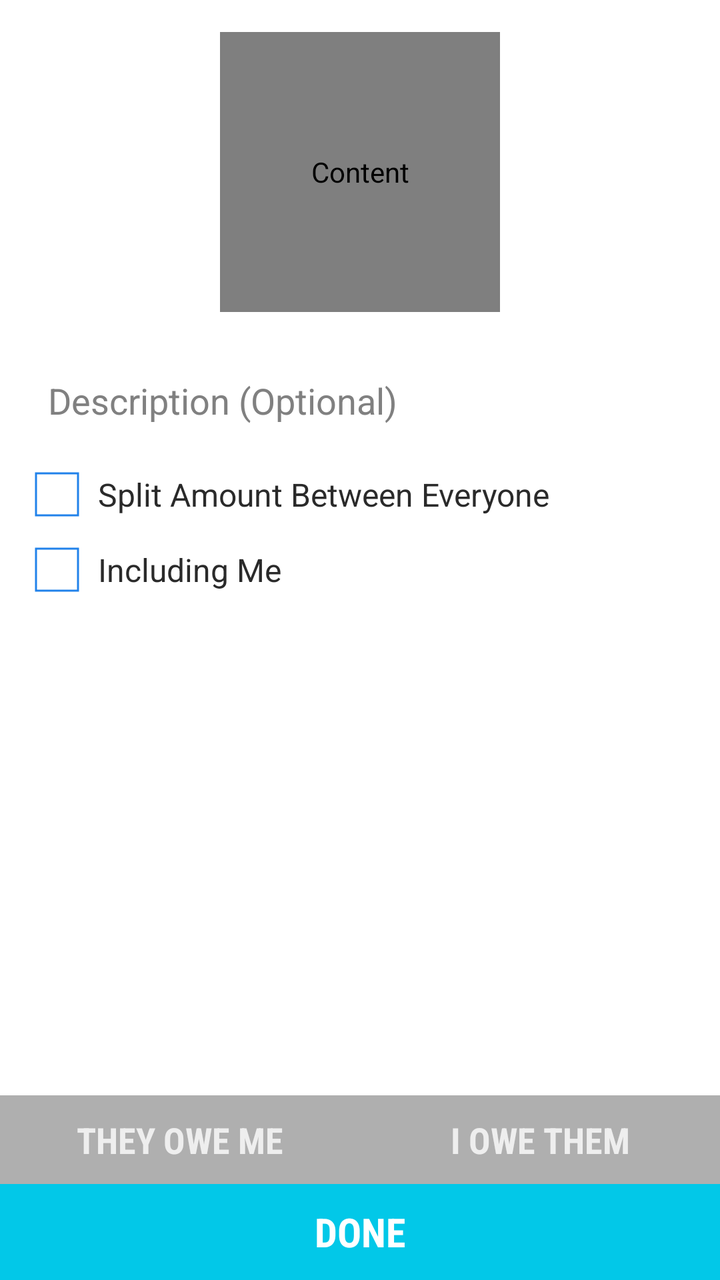
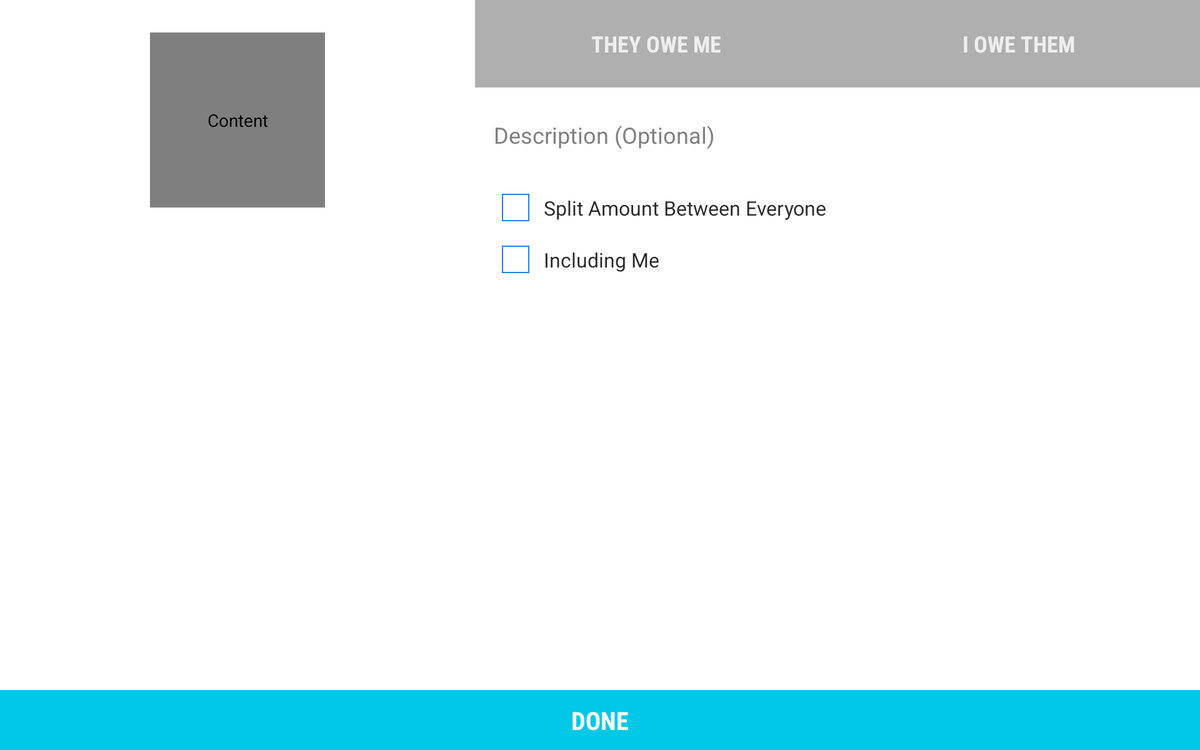

First picture: res/layout/ on a phone held upright. Second picture: the repository's own variant of that layout, on a device whose configuration matches the variant's folder. Source for both follows.
<!-- AndroidManifest.xml: application theme AppTheme -->
<!-- res/layout/fragment_debtsummary.xml -->
<?xml version="1.0" encoding="utf-8"?>
<RelativeLayout
	xmlns:android="http://schemas.android.com/apk/res/android"
    android:layout_width="match_parent"
    android:layout_height="match_parent" >

	<Button
		android:id="@+id/donebtn"
		style="@style/CustomBtn"
		android:layout_width="fill_parent"
		android:layout_height="wrap_content"
		android:layout_alignParentBottom="true"
		android:background="@drawable/btn_wide_red"
		android:fontFamily="sans-serif-condensed"
		android:onClick="onNextButtonClick"
		android:text="@string/done" />

	<LinearLayout
		android:id="@+id/radio_group"
		android:layout_width="fill_parent"
		android:layout_height="wrap_content"
		android:layout_above="@id/donebtn"
		android:background="@color/main_background_slightlyDarker"
		android:orientation="horizontal" >

		<TextView
			android:id="@+id/they_owe_me"
			android:layout_width="0dp"
			android:layout_height="wrap_content"
			android:layout_weight="1"
			android:background="@color/main_background_slightlyDarker"
			android:fontFamily="sans-serif-condensed"
			android:gravity="center_horizontal"
			android:paddingBottom="10dp"
			android:paddingTop="10dp"
			android:text="@string/they_owe_me"
			android:textAllCaps="true"
			android:textColor="@color/main_foreground"
			android:textSize="18sp"
			android:textStyle="bold" />

		<TextView
			android:id="@+id/i_owe_them"
			android:layout_width="0dp"
			android:layout_height="wrap_content"
			android:layout_weight="1"
			android:background="@color/main_background_slightlyDarker"
			android:fontFamily="sans-serif-condensed"
			android:gravity="center_horizontal"
			android:paddingBottom="10dp"
			android:paddingTop="10dp"
			android:text="@string/i_owe_them"
			android:textAllCaps="true"
			android:textColor="@color/main_foreground"
			android:textSize="18sp"
			android:textStyle="bold" />
	</LinearLayout>

	<LinearLayout
		android:id="@+id/header"
		android:layout_width="wrap_content"
		android:layout_height="wrap_content"
		android:layout_centerHorizontal="true"
		android:orientation="horizontal">

	<RelativeLayout
		android:layout_width="wrap_content"
		android:layout_height="wrap_content"
		android:layout_margin="16dp">

		<vnapnic.project.debtmanager.view.RoundedImageView
			android:id="@+id/header_pic3"
			android:layout_width="140dp"
			android:layout_height="140dp"
			android:layout_marginLeft="80dp"
			android:contentDescription="@string/contentDesc"
			android:visibility="gone"/>

		<vnapnic.project.debtmanager.view.RoundedImageView
			android:id="@+id/header_pic2"
			android:layout_width="140dp"
			android:layout_height="140dp"
			android:layout_marginLeft="40dp"
			android:contentDescription="@string/contentDesc"
			android:visibility="gone" />

		<vnapnic.project.debtmanager.view.RoundedImageView
			android:id="@+id/header_pic"
			android:layout_width="140dp"
			android:layout_height="140dp"
			android:contentDescription="@string/contentDesc" />

	</RelativeLayout>

	<TextView
		android:id="@+id/overflow_text"
		android:layout_width="wrap_content"
		android:layout_height="match_parent"
		android:layout_alignParentRight="true"
		android:textSize="30sp"
		android:gravity="center"
		android:fontFamily="sans-serif-light"
		android:visibility="gone"/>

	</LinearLayout>

    <EditText
        android:id="@+id/description"
        android:layout_width="fill_parent"
        android:layout_height="wrap_content"
        android:layout_below="@id/header"
        android:layout_marginTop="8dp"
		android:layout_marginBottom="8dp"
		android:layout_marginLeft="16dp"
		android:layout_marginRight="16dp"
        android:hint="@string/description_hint"
        android:padding="8dp" />

    <CheckBox
        android:id="@+id/split_amount"
        style="@style/CustomCheckBox"
        android:layout_width="fill_parent"
        android:layout_height="wrap_content"
        android:layout_below="@id/description"
		android:layout_marginLeft="16dp"
		android:layout_marginRight="16dp"
        android:checked="false"
        android:padding="8dp"
        android:text="@string/split_amount" />

    <CheckBox
        android:id="@+id/incl_me"
        style="@style/CustomCheckBox"
        android:layout_width="fill_parent"
        android:layout_height="wrap_content"
        android:layout_below="@id/split_amount"
		android:layout_marginLeft="16dp"
		android:layout_marginRight="16dp"
        android:checked="false"
        android:padding="8dp"
        android:text="@string/including_me" />

    <TextView
        android:id="@+id/amount"
        android:layout_width="fill_parent"
        android:layout_height="wrap_content"
        android:layout_below="@id/incl_me"
		android:layout_above="@id/radio_group"
		android:padding="8dp"
        android:fontFamily="sans-serif-condensed"
        android:gravity="center_horizontal|center_vertical"
        android:textColor="@color/emphasised_text"
        android:textSize="60sp" />

</RelativeLayout>
<!-- resources referenced by this layout -->
<resources>
  <color name="emphasised_text">#444</color>
  <color name="main_background_slightlyDarker">#AFAFAF</color>
  <color name="main_foreground">#eee</color>
  <string name="contentDesc">Content</string>
  <string name="description_hint">Description (Optional)</string>
  <string name="done">Done</string>
  <string name="i_owe_them">I Owe Them</string>
  <string name="including_me">Including Me</string>
  <string name="split_amount">Split Amount Between Everyone</string>
  <string name="they_owe_me">They Owe Me</string>
  <style name="CustomBtn" parent="@android:style/Widget.Holo.Button">
          <item name="android:textColor">#FFFFFF</item>
          <item name="android:textSize">20sp</item>
          <item name="android:textStyle">bold</item>
          <item name="android:textAllCaps">true</item>
      </style>
  <style name="CustomCheckBox" parent="@android:style/Widget.CompoundButton.CheckBox">
          <item name="android:button">@drawable/btn_checkbox_custom</item>
          <item name="android:textColor">@color/text</item>
      </style>
  <!-- drawable btn_style_grey (drawable) -->
  <?xml version="1.0" encoding="utf-8"?>
  <shape xmlns:android="http://schemas.android.com/apk/res/android" >
      <solid android:color="@color/main_background" />
  </shape>
  <!-- drawable btn_style_pressed (drawable) -->
  <?xml version="1.0" encoding="utf-8"?>
  <shape xmlns:android="http://schemas.android.com/apk/res/android" >
      <solid android:color="#a1f2ff" />
  </shape>
  <!-- drawable btn_style_red (drawable) -->
  <?xml version="1.0" encoding="utf-8"?>
  <shape xmlns:android="http://schemas.android.com/apk/res/android" >
      <solid android:color="#02c8e8" />
  </shape>
  <color name="text">#2a2a2a</color>
  <style name="AppBaseTheme" parent="android:Theme.Holo.Light.DarkActionBar">
          
      </style>
  <style name="PopupMenu.Myactionbar" parent="@android:style/Widget.Holo.ListPopupWindow">
          <item name="android:popupBackground">@drawable/menu_dropdown_panel_myactionbar</item>	
      </style>
  <style name="DropDownListView.Myactionbar" parent="@android:style/Widget.Holo.ListView.DropDown">
          <item name="android:listSelector">@drawable/selectable_background_myactionbar</item>
      </style>
  <style name="ActionBarTabStyle.Myactionbar" parent="@android:style/Widget.Holo.ActionBar.TabView">
          <item name="android:background">@drawable/tab_indicator_ab_myactionbar</item>
      </style>
  <style name="ActionButton.CloseMode.Myactionbar" parent="@android:style/Widget.Holo.ActionButton.CloseMode">
          <item name="android:background">@drawable/btn_cab_done_myactionbar</item>
      </style>
  <style name="EditTextTheme" parent="android:Widget.EditText">
  	  <item name="android:background">@drawable/edit_text_holo_light</item>
  	  <item name="android:textColor">@color/text</item>
    </style>
  <style name="ButtonTheme" parent="android:Widget.Button">
  	  <item name="android:background">@drawable/btn_default_holo_light</item>
  	  <item name="android:minHeight">48dip</item>
  	  <item name="android:minWidth">64dip</item>
  	  <item name="android:textColor">@color/text</item>
    </style>
  <style name="ImageButtonTheme" parent="android:Widget.ImageButton">
  	  <item name="android:background">@drawable/btn_default_holo_light</item>
    </style>
  <style name="Theme.Myactionbar.Widget" parent="@android:style/Theme.Holo">
          <item name="android:popupMenuStyle">@style/PopupMenu.Myactionbar</item>
          <item name="android:dropDownListViewStyle">@style/DropDownListView.Myactionbar</item>
      </style>
  <color name="main_background">#BABABA</color>
  <style name="ProgressBar.Myactionbar" parent="@android:style/Widget.Holo.ProgressBar.Horizontal">
          <item name="android:progressDrawable">@drawable/progress_horizontal_myactionbar</item>
      </style>
  <!-- some entries are left out for length -->
</resources>
<!-- res/layout-w820dp/fragment_debtsummary.xml (the repository's variant of the layout above) -->
<!-- drawn on a 7-inch tablet turned sideways -->
<?xml version="1.0" encoding="utf-8"?>
<RelativeLayout xmlns:android="http://schemas.android.com/apk/res/android"
    android:layout_width="match_parent"
    android:layout_height="match_parent" >

    <RelativeLayout
        android:id="@+id/header"
        android:layout_width="380dp"
        android:layout_height="fill_parent"
        android:minHeight="130dp"
        android:padding="10dp" >

		<LinearLayout
			android:id="@+id/header_top"
			android:layout_width="wrap_content"
			android:layout_height="wrap_content"
			android:layout_centerHorizontal="true"
			android:orientation="horizontal">

			<RelativeLayout
				android:layout_width="wrap_content"
				android:layout_height="wrap_content"
				android:layout_margin="16dp">

				<vnapnic.project.debtmanager.view.RoundedImageView
					android:id="@+id/header_pic3"
					android:layout_width="140dp"
					android:layout_height="140dp"
					android:layout_marginLeft="80dp"
					android:contentDescription="@string/contentDesc"
					android:visibility="gone"/>

                <vnapnic.project.debtmanager.view.RoundedImageView
					android:id="@+id/header_pic2"
					android:layout_width="140dp"
					android:layout_height="140dp"
					android:layout_marginLeft="40dp"
					android:contentDescription="@string/contentDesc"
					android:visibility="gone" />

                <vnapnic.project.debtmanager.view.RoundedImageView
					android:id="@+id/header_pic"
					android:layout_width="140dp"
					android:layout_height="140dp"
					android:contentDescription="@string/contentDesc" />

			</RelativeLayout>

			<TextView
				android:id="@+id/overflow_text"
				android:layout_width="wrap_content"
				android:layout_height="match_parent"
				android:layout_alignParentRight="true"
				android:textSize="30sp"
				android:gravity="center"
				android:fontFamily="sans-serif-light"
				android:visibility="gone"/>

		</LinearLayout>

        <TextView
            android:id="@+id/header_names"
            style="@style/EnterDebt_NamesText"
            android:layout_width="fill_parent"
            android:layout_height="wrap_content"
            android:layout_below="@id/header_top"
            android:fontFamily="sans-serif-light"
            android:gravity="center_horizontal"
            android:lineSpacingExtra="4dp"
            android:textColor="@color/text" />

    </RelativeLayout>

    <LinearLayout
        android:id="@+id/radio_group"
        android:layout_width="fill_parent"
        android:layout_height="70dp"
        android:layout_toRightOf="@id/header"
        android:orientation="horizontal" >

        <TextView
            android:id="@+id/they_owe_me"
            android:layout_width="0dp"
            android:layout_height="fill_parent"
            android:layout_weight="1"
            android:background="@color/main_background_slightlyDarker"
            android:fontFamily="sans-serif-condensed"
            android:gravity="center_horizontal|center_vertical"
            android:paddingBottom="10dp"
            android:paddingTop="10dp"
            android:text="@string/they_owe_me"
            android:textAllCaps="true"
            android:textColor="@color/main_foreground"
            android:textSize="18sp"
            android:textStyle="bold" />

        <TextView
            android:id="@+id/i_owe_them"
            android:layout_width="0dp"
            android:layout_height="fill_parent"
            android:layout_weight="1"
            android:background="@color/main_background_slightlyDarker"
            android:fontFamily="sans-serif-condensed"
            android:gravity="center_horizontal|center_vertical"
            android:paddingBottom="10dp"
            android:paddingTop="10dp"
            android:text="@string/i_owe_them"
            android:textAllCaps="true"
            android:textColor="@color/main_foreground"
            android:textSize="18sp"
            android:textStyle="bold" />
    </LinearLayout>

    <EditText
        android:id="@+id/description"
        android:layout_width="fill_parent"
        android:layout_height="wrap_content"
        android:layout_below="@id/radio_group"
        android:layout_margin="15dp"
        android:layout_toRightOf="@id/header"
        android:hint="@string/description_hint"
        android:lines="2" />

    <CheckBox
        android:id="@+id/split_amount"
        style="@style/CustomCheckBox"
        android:layout_width="fill_parent"
        android:layout_height="wrap_content"
        android:layout_below="@id/description"
        android:layout_marginLeft="20dp"
        android:layout_toRightOf="@id/header"
        android:checked="false"
        android:padding="10dp"
        android:text="@string/split_amount" />

    <CheckBox
        android:id="@+id/incl_me"
        style="@style/CustomCheckBox"
        android:layout_width="fill_parent"
        android:layout_height="wrap_content"
        android:layout_below="@id/split_amount"
        android:layout_marginLeft="20dp"
        android:layout_toRightOf="@id/header"
        android:checked="false"
        android:padding="10dp"
        android:text="@string/including_me" />

    <TextView
        android:id="@+id/amount"
        android:layout_width="fill_parent"
        android:layout_height="wrap_content"
        android:layout_below="@id/incl_me"
        android:layout_marginTop="15dp"
        android:layout_toRightOf="@id/header"
        android:fontFamily="sans-serif-condensed"
        android:gravity="top|center_horizontal"
        android:textColor="@color/emphasised_text"
        android:textSize="60sp" />

    <Button
        android:id="@+id/donebtn"
        style="@style/CustomBtn"
        android:layout_width="fill_parent"
        android:layout_height="wrap_content"
        android:layout_alignParentBottom="true"
        android:background="@drawable/btn_wide_red"
        android:fontFamily="sans-serif-condensed"
        android:onClick="onNextButtonClick"
        android:text="@string/done" />

</RelativeLayout>
<!-- resources referenced by the variant -->
<!-- as a 7-inch tablet turned sideways resolves them -->
<resources>
  <color name="emphasised_text">#444</color>
  <color name="main_background_slightlyDarker">#AFAFAF</color>
  <color name="main_foreground">#eee</color>
  <color name="text">#2a2a2a</color>
  <string name="contentDesc">Content</string>
  <string name="description_hint">Description (Optional)</string>
  <string name="done">Done</string>
  <string name="i_owe_them">I Owe Them</string>
  <string name="including_me">Including Me</string>
  <string name="split_amount">Split Amount Between Everyone</string>
  <string name="they_owe_me">They Owe Me</string>
  <style name="CustomBtn" parent="@android:style/Widget.Holo.Button">
          <item name="android:textColor">#FFFFFF</item>
          <item name="android:textSize">20sp</item>
          <item name="android:textStyle">bold</item>
          <item name="android:textAllCaps">true</item>
      </style>
  <style name="CustomCheckBox" parent="@android:style/Widget.CompoundButton.CheckBox">
          <item name="android:button">@drawable/btn_checkbox_custom</item>
          <item name="android:textColor">@color/text</item>
      </style>
  <style name="EnterDebt_NamesText">
          <item name="android:textSize">28sp</item>
          <item name="android:layout_marginTop">10dp</item>
          <item name="android:maxLines">3</item>
          <item name="android:ellipsize">marquee</item>
      </style>
  <!-- drawable btn_style_grey (drawable) -->
  <?xml version="1.0" encoding="utf-8"?>
  <shape xmlns:android="http://schemas.android.com/apk/res/android" >
      <solid android:color="@color/main_background" />
  </shape>
  <!-- drawable btn_style_pressed (drawable) -->
  <?xml version="1.0" encoding="utf-8"?>
  <shape xmlns:android="http://schemas.android.com/apk/res/android" >
      <solid android:color="#a1f2ff" />
  </shape>
  <!-- drawable btn_style_red (drawable) -->
  <?xml version="1.0" encoding="utf-8"?>
  <shape xmlns:android="http://schemas.android.com/apk/res/android" >
      <solid android:color="#02c8e8" />
  </shape>
  <style name="AppBaseTheme" parent="android:Theme.Holo.Light.DarkActionBar">
          
      </style>
  <style name="PopupMenu.Myactionbar" parent="@android:style/Widget.Holo.ListPopupWindow">
          <item name="android:popupBackground">@drawable/menu_dropdown_panel_myactionbar</item>	
      </style>
  <style name="DropDownListView.Myactionbar" parent="@android:style/Widget.Holo.ListView.DropDown">
          <item name="android:listSelector">@drawable/selectable_background_myactionbar</item>
      </style>
  <style name="ActionBarTabStyle.Myactionbar" parent="@android:style/Widget.Holo.ActionBar.TabView">
          <item name="android:background">@drawable/tab_indicator_ab_myactionbar</item>
      </style>
  <style name="ActionButton.CloseMode.Myactionbar" parent="@android:style/Widget.Holo.ActionButton.CloseMode">
          <item name="android:background">@drawable/btn_cab_done_myactionbar</item>
      </style>
  <style name="EditTextTheme" parent="android:Widget.EditText">
  	  <item name="android:background">@drawable/edit_text_holo_light</item>
  	  <item name="android:textColor">@color/text</item>
    </style>
  <style name="ImageButtonTheme" parent="android:Widget.ImageButton">
  	  <item name="android:background">@drawable/btn_default_holo_light</item>
    </style>
  <style name="Theme.Myactionbar.Widget" parent="@android:style/Theme.Holo">
          <item name="android:popupMenuStyle">@style/PopupMenu.Myactionbar</item>
          <item name="android:dropDownListViewStyle">@style/DropDownListView.Myactionbar</item>
      </style>
  <color name="main_background">#BABABA</color>
  <style name="ProgressBar.Myactionbar" parent="@android:style/Widget.Holo.ProgressBar.Horizontal">
          <item name="android:progressDrawable">@drawable/progress_horizontal_myactionbar</item>
      </style>
  <!-- some entries are left out for length -->
</resources>
